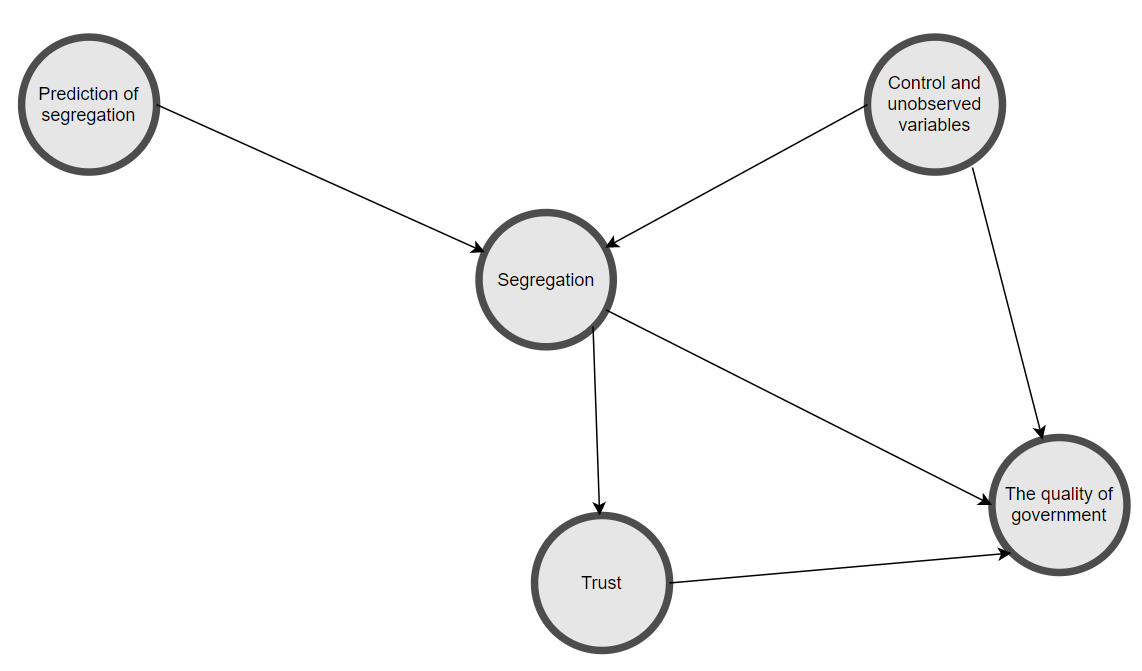
#> input picture files/causal_graph.png, 1142 x 671 px
$ jupyter execute --allow-errors 'Replication of Alesina and Zhuravskaya.ipynb'
#> lines starting #> are read from the running program, lines starting #| are printed output that depends on the picture
Project for the course in Microeconometrics | Summer 2021, M.Sc. Economics, Bonn University | Jonghun Baek

# Replication of Alberto Alesina and Ekaterina Zhuravskaya (2011)
---

The goal of this notebook is to replicate the following paper:

> Alesina, Alberto, and Ekaterina Zhuravskaya. 2011. ["Segregation and the Quality of Government in a Cross Section of Countries."](https://www.aeaweb.org/articles?id=10.1257/aer.101.5.1872) American Economic Review, 101 (5): 1872-1911

* The best option to read this notebook is to read it on my GitHub repository [here](https://github.com/Hun-baek/Project-for-Microeconometrics/blob/main/Replication%20of%20Alesina%20and%20Zhuravskaya.ipynb).

* My coding files can also be found on the auxiliary folder of my repositery [here](https://github.com/Hun-baek/Project-for-Microeconometrics/tree/main/auxiliary).

* The published original paper, the data, as well as authors' STATA code can be accessed [here](https://www.aeaweb.org/articles?id=10.1257/aer.101.5.1872).

* The authors' previous version as working paper on NBER does not consider feasible paths between segregation and the quality of government. It is recommended to follow my notebook with the published one on American Economic Review.

* Numbering of tables and figures does not perfectly follow the original. However, the order is kept.

[cell 1]
import pandas as pd
import matplotlib.pyplot as plt
import statsmodels.api as sm
import statsmodels.formula.api as smf
import geopandas as gpd
import math

from statsmodels.formula.api import ols
from scipy.stats import probplot
from stargazer.stargazer import Stargazer
from IPython.core.display import HTML, Image
from IPython.core.interactiveshell import InteractiveShell
from PIL import Image

from auxiliary.Tables import *
from auxiliary.Plots import *

#> (a cell that did not finish here is left out)

#> (a cell that did not finish here is left out)

---
## Table of contents
---
1. [Introduction](#1.-Introduction)

2. [Indices of fractionalization and segregation](#2.-Indices-of-fractionalization-and-segregation)
    * 2.1. [Fractionalization](#2.1.-Fractionalization)
    * 2.2. [Segregation](#2.2.-Segregation)

3. [Identification](#3.-Identification)

4. [Replication](#4.-Replication)
    * 4.1. [Correlation in segregation](#4.1.-Correlation-in-segregation)
    * 4.2. [Correlation: Segregation and Governance](#4.2.-Correlation:-Segregation-and-Governance)
    * 4.3. [Causal inference](#4.3.-Causal-inference)
        * 4.3.1. [Derivation of instrument ](#4.3.1.-Derivation-of-instrument)
        * 4.3.2. [Results of 2SLS regression](#4.3.2.-Results-of-2SLS-regression)
    * 4.4. [Alternative measures of the quality of government](#4.4.-Alternative-measures-of-the-quality-of-government)
    * 4.5. [Mechanisms](#4.5.-Mechanisms)

5. [Extension with critical assessment](#5.-Extension-with-critical-assessment)
    * 5.1. [Missing data and sampling](#5.1.-Missing-data-and-sampling)
    * 5.2. [Multicollinearity test](#5.2.-Multicollinearity-test)
    * 5.3. [Difference of coefficients between OLS and 2SLS regression](#5.3.-Difference-of-coefficients-between-OLS-and-2SLS-regression)
    * 5.4. [Robustness check for trust as a path](#5.4.-Robustness-check-for-trust-as-a-path)

6. [Conclusion](#6.-Conclusion)

7. [References](#7.-References)

## 1. Introduction
---

Alesina and Zhuravskaya (2011) mention that the pace of development with ethnolinguistic fractionalization has been extensively researched by contemporary economists. Even though many others have stated that fractionalization negatively correlates with policy variables, there obviously are successful countries (e.g. the United States) that are ethnically diverse. Concerning this, it is still questionable which factors precisely influence each country's governmental quality. Segregation is suggested as a key variable to determine the quality of government of a country. The difference between segregation and fractionalization is provided in the first part of chapter 2, indicated by an example from the original paper.

The authors compute the level of segregation and fractionalization on the national and sub-national levels with a new dataset. This paper presents that the higher index level of segregation with respect to ethnicity and language is related to a significantly lower quality of government. The negative correlation between indices of segregation (ethnic and linguistic segregation) and the quality of government particularly come forth in democracies. Moreover, the authors argue that endogeneity exists among the geographical distribution of groups and policy choices since the groups move according to both policies and economic shocks. They resolve this issue by calculating an instrument established on the formation of groups in bordering countries. Finally, they test which path through segregation affects the government quality.

In this notebook, I focus on replicating the main results of this paper and attempt to clearly delineate the procedure. The main purpose is to clarify what exactly creates a difference of governmental quality among a number of countries in the world. Additionally, the expansion part will discuss whether their argument is sufficiently valid or not. Here, there will also be an extensive discussion on multicollinearity, effect size, and sensitivity.

This notebook is composed as following: I first construct the theoretical background to compute indices of segregation that evaluate the level of each country's segregation in chapter 2. Chapter 3 then indicates the identification idea and empirical strategy of authors. In chapter 4, I elaborately replicate and analyze the main results of the paper following the order of the original paper. Finally, after expanding on several ideas in chapter 5, I will conclude this notebook.

## 2. Indices of fractionalization and segregation
---

Alesina and Zhuravskaya (2011) introduce the idea that segregation would be more preferable in establishing governmental quality than fractionalization. Segregation can indicate the situation in each country more precisely. Here is an example to help understand the difference between the two. Suppose that there are two equally sized countries that have the same fractionalization index (1/2) without assuming that there is the geographical distribution of the fractionalized groups. We can then imagine both extremely different circumstances where in one case, one group lives in the northern half of a country and the other group in the southern half. In the other case, all citizens are uniformly distributed throughout the whole country. Both cases have the same fractionalization but the actual situation is entirely different. In the former case, the two geographically separated groups do not share similar social values and, thus, the relationship between them would become more problematic. However, in the latter case, one would expect that two groups are mutually interactive and know each other since they share the same geographical space. This arguably leads to a better quality of government even though they are fractionalized.

### 2.1. Fractionalization
---

The first interest is to calculate the fractionalization level in each country $i$ and for each dimension of diversity, i.e. ethnicity, language, and religion by Herfindahl index. This Herfindal index represents the probability that two randomly selected individuals in a certain nation are affiliated to different groups.<br>
It equals to:
\begin{equation}
    F^{i} = \sum_{m=1}^{M^{i}}\pi_{m}^{i}(1-\pi_{m}^{i})
\end{equation}
where $i$ indicates countries; $m$ stands for groups and $M^{i}$ is the total number of groups in the country $i$. $\pi_{m}^{i}$ is the fraction of group $m$ in the country $i$.

They additionally compute fractionalization indices at the regional level in each country. It contains the same three dimensions of diversity.<br>
The formula is:
\begin{equation}
    F_{j}^{i} = \sum_{m=1}^{M^{i}}\pi_{jm}^{i}(1-\pi_{jm}^{i})
\end{equation}
where $j$ indicates regions and $\pi_{jm}^{i}$ stands for the fraction of group $m$ in region $j$ of country $i$.

With the data sets, the authors conclude that the national fractionalization index is not a trustworthy statistic due to the fact that it can barely explain diversity in countries. Some countries show that the national fractionalization level is not much different from the regional fractionalization level. However, there are also other countries that depict that there is a large difference between the national and regional fractionalization indices.

### 2.2. Segregation
---

On the one hand, a country has a value of 1 if each group occupies a specific region, which means each region is perfectly homogeneous. However, this makes the country fully fractionalized. On the other hand, the segregation index is 0 when each region is structured with the same components. This means that a country is not perfectly segregated.
The authors derive the fundamental index of segregation by referring to Reardon and Firebaugh (2002).<br>
The formula follows:
\begin{equation}
    S^{i} = \frac{1}{M^{i}-1}\sum_{m=1}^{M^{i}}\sum_{j=1}^{J^{i}}\frac{t_{j}^{i}}{T^{i}}\frac{(\pi_{jm}^{i}-\pi_{m}^{i})^2}{\pi_{m}^{i}}
\end{equation}
where $T^{i}$ is the total population of country $i$ and $t_{j}^{i}$ is the population of region $j$ in country $i$. $J^{i}$ is the total number of regions in country $i$. The rest of the notation is as above. $S$ is increasing according to the square deviation of regional level of fractions relative to the national average. The larger difference between the regional fraction and the country's average influence the segregation index with more weighted impact. However, there is a critical issue that the population is not perfectly seperated (i.e. classified as "others") to identify the full set of $M$ groups in the formula. Note that $i$ is removed from now onwards to eliminate cluttering notation.

Alternatively, they suppose that the group "others" are separated to a lot of distinct and small subgroups $O$. In addition, it is assumed that the subgroups $O$ are uniformly distributed in each region.<br>
They reformulate the index $S$ as following:
\begin{equation}
     \hat{S} = \frac{1}{N+O-1}(\sum_{m=1}^{N}\sum_{j=1}^{J}\frac{t_{j}}{T}\frac{(\pi_{jm}-\pi_{m})^2}{         \pi_{m}}+S_{o})
\end{equation}
where
\begin{equation}
    S_{o} = \sum_{j=1}^{J}\frac{t_{j}}{T}\frac{(\pi_{jo}-\pi_{o})^{2}}{\pi_{o}}
\end{equation}
$\pi_{o}$ is the faction of "others" in the country and $\pi_{jo}$ is the fraction of others in the region $j$. $N$ is the number of identified groups. The rest of notation is as above. One can interpret the index equals to the sum of the segregation of identified groups and $S_{o}$ (representing "other" group) divided by the total number of groups minus one.

Another approach that they suggest is to remove the 'other' group from the above formula since it is much smaller and, hence, less significant.<br>
This formulation follows:
\begin{equation}
    \tilde{S} = \frac{1}{N-1}\sum_{m=1}^{N}\sum_{j=1}^{J}\frac{t_{j}}{T}\frac{(\pi_{jo}-\pi_{o})^{2}}{\pi_{o}}
\end{equation}
Arguably, the index $\hat{S}$ is theoretically correct to the notion of segregation but the index $\tilde{S}$ is approximate by ignoring the "other" group. The correlation between two indices and the scatter plots will also be thoroughly discussed at the first part of chapter 4. This discussion will indicate if the approximate one ($\tilde{S}$) can instead be used for the theoretically accurate one ($\hat{S}$).

However, before delving into the replication of empirical tests, the identification will be presented in the following chapter.

## 3. Identification

---

The main goal of Alesina and Zhuravskaya (2011) is to evaluate how the higher level of segregation negatively causes the quality of government. The authors concentrate on building three segregation data sets composed of ethnic, linguistic, and religious components of sub-national units in each country across the globe. Distributing this data set is one of their main purposes with publishing this paper since the relationship between segregation level and governmental quality has rarely been investigated due to a lack of data. However, certain published academic research is on the US state level. Each of them has diverse effects on governmental quality. They classify groups by following Alesina et al. (2003) who no longer referred to the traditional ethnolinguistic fractionalization index system as one but rather separated it into two factors. Why it is of utter significance to separate the two factors can be depicted through the following example: In everyday life, individuals will usually identify a specific ethnic group by the fact that they speak the same language or share similar core values. Hereby, the use of the traditional index system may sound reasonable. However, there indeed is a high correlation between the two existing dimensions. This raises the question of why it is necessary to separate them. Here it is essential to understand that the use of separate categorization for language and ethnicity helps to create meaningful and various criteria of diversity. Empirical tests that will be progressed below show that each component has its own different effect on the quality of government.

In this paper, Alesina and Zhuravskaya (2011) pass through three phases to identify what is an important factor to determining the quality of government:
 1. Relating indices of segregation and fractionalization to each indicator of governmental quality
 2. Testing with the instrument for segregation indices.
 3. Regressing additionally with three potential channels (trust, secession threats, and ethnic parties) of influence.

In the first phase, the authors discover that fractionalization is not a significant factor. They demonstrate this vividly by categorizing two models. One model is an OLS regression controlling for all variables while the other model only contains indices of segregation and fractionalization. The former indicates that more in-depth segregation concerning ethnicity and language relates to the lower quality of government. However, additionally, it is suspicious that the effect of segregation of religion is meant to evaluate the governmental quality with a higher p-value.

In the second phase, they then impose instrumental variables to construct predicted segregation indices since the geographical distribution of groups throughout a country is possibly endogenous to the quality of the government. Citizens move according to national and local policies (e.g. taxation system). The instrument is derived from the constituent of primary groups living around the borders of countries. If one group is discovered around the border of two countries, the group would more likely be distributed near the line. However, if the home country has a group that does not dwell in the neighboring nation, we would expect it to be uniformly distributed in the home country. 2SLS regression is run with the instrument by separating two models. The segregation level of religion is still insignificant.

Finally, they offer three feasible channels that might explain the effect of segregation on governmental quality. These channels are composed of trust, secession threats, and ethnic parties. I progress both OLS and 2SLS regressions for six governance (which will be presented below) to identify which channel is significant among them. The segregation level of religion is not relevant as mentioned above. The only apparently meaningful channel is trust (a key component of social capital). The reason is that ethnic segregation which produces rare interactions would cause negative stereotypes and increase hate. This would directly reduce trust among segregated groups. The perspective of one group about another could be readily manipulated for specific purposes such as for political agendas. It could possibly become the main detrimental factor to the worsened quality of government.

This identification is described as this causal graph.

[cell 4]
causal1 = Image.open("files/causal_graph.png")
#> causal1 is the input picture: PIL image 1142x671 RGBA; mean R, G, B, A 247.3, 247.3, 247.4, 255
causal1.resize((int(3*causal1.width / 4), int(3*causal1.height / 4)))
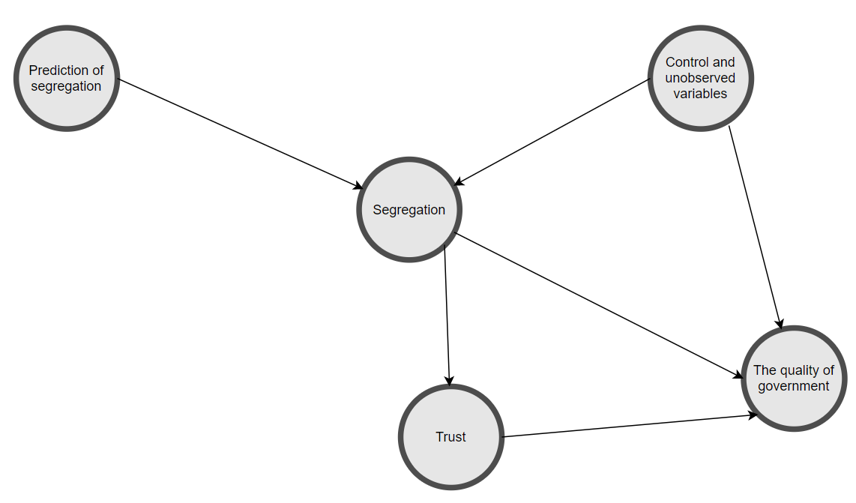
#> Out: PIL image 856x503 RGBA; mean R, G, B, A 247.3, 247.3, 247.3, 255
